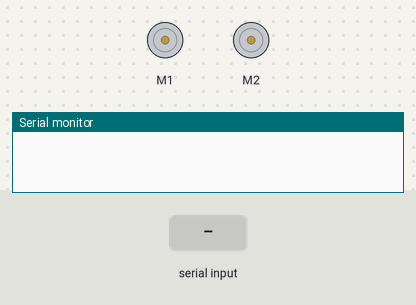
A sketch run on a simulated Arduino Uno, built with avr-gcc and run on an emulated ATmega328P. On the bench: 2 × DC motor (green arrow = forward, orange = backward, longer = faster), the last lines printed to the serial monitor. The inputs (shaded band) are chosen by the test bench.

Above: at 1.2 s.
1.3 s: "FORWARD" received over Serial
At 2.5 s:
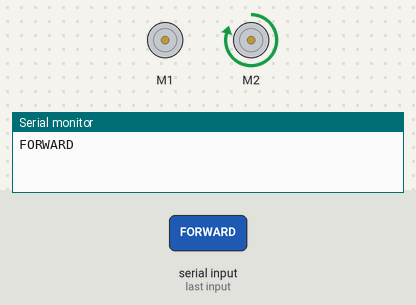
3.1 s: "BACKWARD" received over Serial
At 4.5 s:
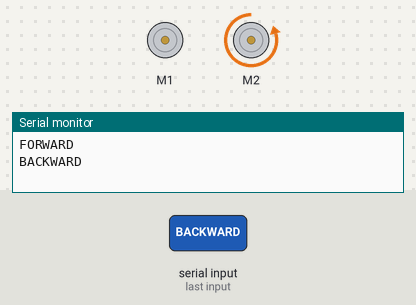
5.0 s: "LEFT" received over Serial
At 5.8 s:
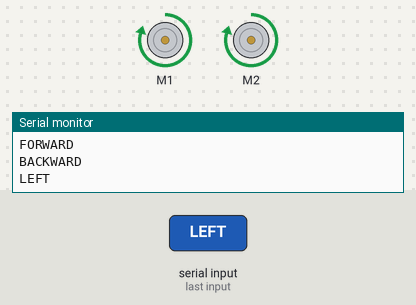
6.7 s: "RIGHT" received over Serial
At 7.7 s:
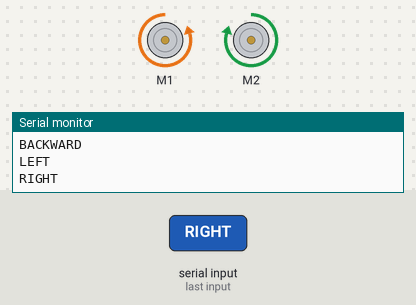
Timing chart, 0 to 9.4 s (numbered marks = the images above; inputs shaded):
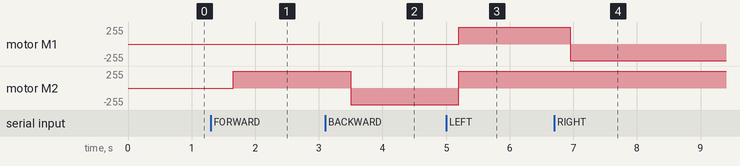

Measured:
- after the input at 1.3 s, motor M2: stopped → forward 250/255 after 0.35 s
- after the input at 3.1 s, motor M2: forward 250/255 → backward 250/255 after 0.40 s
- after the input at 5.0 s, motor M1: stopped → forward 250/255 after 0.20 s; motor M2: backward 250/255 → forward 250/255 after 0.20 s
- after the input at 6.7 s, motor M1: forward 250/255 → backward 250/255 after 0.25 s

The sketch:

sketch_jul07a.ino
```cpp
#include <AFMotor.h>
AF_DCMotor front_motor(1, MOTOR12_8KHZ);
AF_DCMotor aft_motor(2, MOTOR12_8KHZ);

String readString;

void setup() {
  Serial.begin(9600);
  front_motor.setSpeed(250);
  aft_motor.setSpeed(250);
}

void loop() {
  while(Serial.available()){
    delay(50);
    char c=Serial.read();
    readString+=c;
  }
  if(readString.length()>0){
    Serial.println(readString);
    if (readString =="FORWARD"){
      aft_motor.run (FORWARD);
      front_motor.run (RELEASE);
      delay(500);
    }
    if (readString =="BACKWARD"){
      aft_motor.run (BACKWARD);
      front_motor.run (RELEASE);
      delay(500);
    }
    if (readString =="LEFT"){
      front_motor.run (FORWARD);
      aft_motor.run (FORWARD);
      delay(500);
    }
    if (readString =="RIGHT"){
      front_motor.run (BACKWARD);
      aft_motor.run (FORWARD);
      delay(500);
    }
    if (readString =="STOP"){
      front_motor.run (RELEASE);
      aft_motor.run (RELEASE);
      delay(500);
    }

    readString="";
  }
}
```
